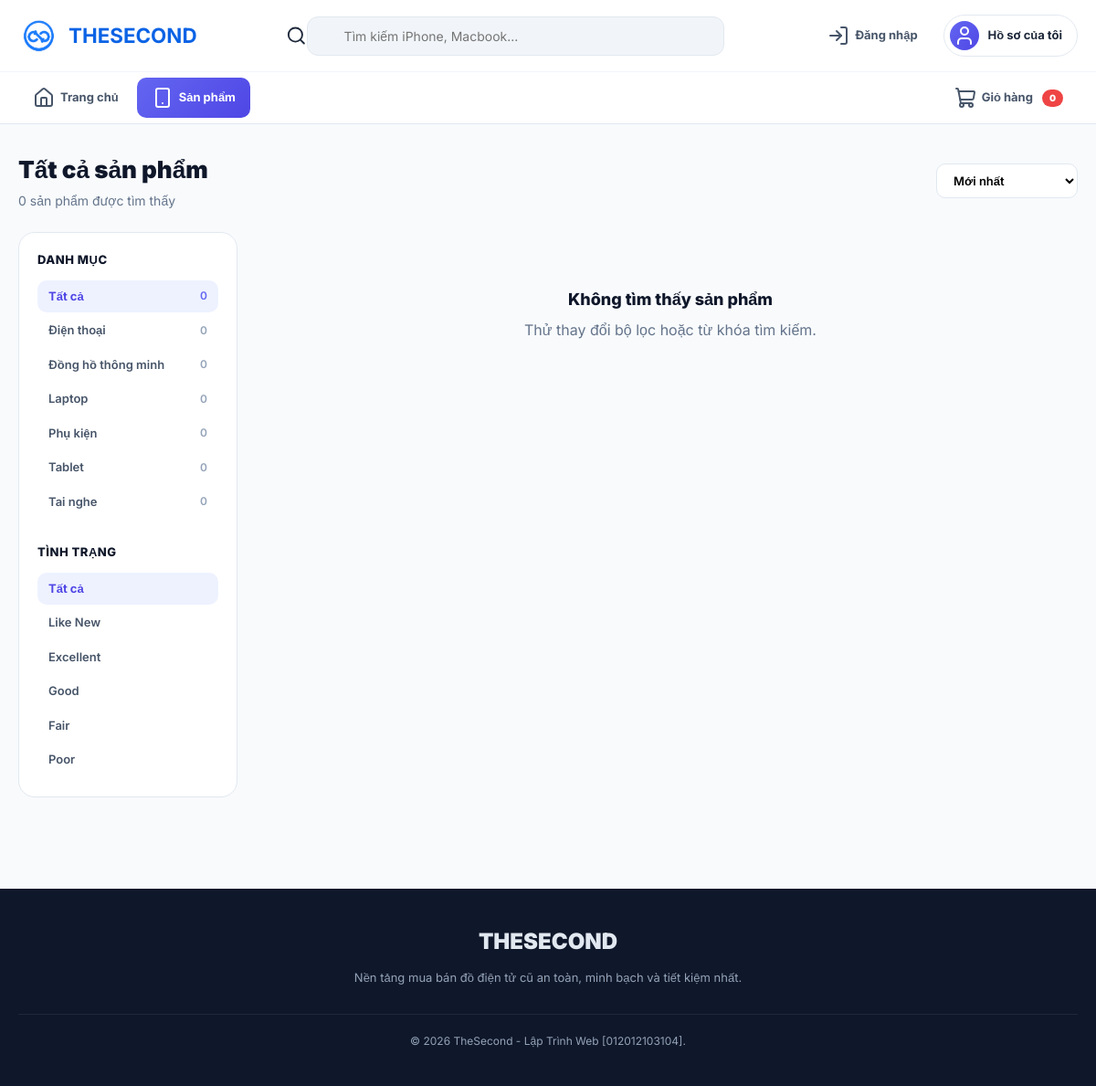
The page /user/see_all_pd.php on the database its author committed.
### tables this page shows
CREATE TABLE categories (
    id INT UNSIGNED AUTO_INCREMENT PRIMARY KEY,

    name VARCHAR(100) NOT NULL,

    slug VARCHAR(120) NOT NULL UNIQUE,

    description TEXT NULL,

    image VARCHAR(500) NULL,

    status ENUM('active', 'inactive') NOT NULL DEFAULT 'active',

    created_at TIMESTAMP DEFAULT CURRENT_TIMESTAMP,

    updated_at TIMESTAMP DEFAULT CURRENT_TIMESTAMP
        ON UPDATE CURRENT_TIMESTAMP
);

### user/see_all_pd.php (the view, shortened to what this page needs)
<?php
require_once __DIR__ . '/../api/config/database.php';
$isLoggedIn  = isset($_SESSION['user_id']);
$userName    = $_SESSION['user_name'] ?? '';
$userAvatar  = $_SESSION['user_avatar'] ?? '';
$cartCount   = 0;
$q            = trim($_GET['q'] ?? '');
$category_id  = isset($_GET['category']) ? (int)$_GET['category'] : 0;
$condition    = $_GET['condition'] ?? '';
$sort         = $_GET['sort'] ?? 'newest';
$page         = max(1, (int)($_GET['page'] ?? 1));
$limit        = 12;
$offset       = ($page - 1) * $limit;
$orderBy = 'p.id DESC';
switch ($sort) {
    default:           $orderBy = 'p.id DESC';
}
$where  = ["p.status = 'available'"];
$params = [];
$whereSql = implode(' AND ', $where);
$countSql = "
    SELECT COUNT(*)
    FROM products p
    LEFT JOIN categories c ON p.category_id = c.id
    WHERE $whereSql
";
$stmtCount = $pdo->prepare($countSql);
$stmtCount->execute($params);
$totalItems = (int)$stmtCount->fetchColumn();
$sql = "
    SELECT
        p.id,
        p.name,
        p.price,
        p.condition_type,
        p.stock,
        c.name AS category_name,
        pi.image_url
    FROM products p
    LEFT JOIN categories c ON p.category_id = c.id
    LEFT JOIN product_images pi ON p.id = pi.product_id AND pi.is_primary = 1
    WHERE $whereSql
    ORDER BY $orderBy
    LIMIT $limit OFFSET $offset
";
$stmt = $pdo->prepare($sql);
$stmt->execute($params);
$products = $stmt->fetchAll(PDO::FETCH_ASSOC);
$catSql = "
    SELECT c.id, c.name, COUNT(p.id) AS total
    FROM categories c
    LEFT JOIN products p ON p.category_id = c.id AND p.status = 'available'
    GROUP BY c.id, c.name
    ORDER BY c.name
";
$categories = $pdo->query($catSql)->fetchAll(PDO::FETCH_ASSOC);
$totalAll = $pdo->query("SELECT COUNT(*) FROM products WHERE status = 'available'")->fetchColumn();
$nhanTinhTrang = [
    'like_new'  => 'Like New',
    'excellent' => 'Excellent',
    'good'      => 'Good',
    'fair'      => 'Fair',
    'poor'      => 'Poor'
];
?>
<!DOCTYPE html>
<html lang="vi">
<head>
    <link rel="stylesheet" href="../assets/css/styles.css">
</head>
<body>
<header class="main-header">
    <div class="header-inner">
        <a href="index.php" class="logo-brand">
            <div class="logo_image">
                <img src="../user/logo/logot2.png" alt="TheSecond">
            </div>
            <div class="logo-title" style="color: #0B63E5;">TheSecond</div>
        </a>
<form class="header-search" action="see_all_pd.php" method="GET">
    <i data-lucide="search"></i>
    <input
        type="text"
        name="q"
        placeholder="Tìm kiếm iPhone, Macbook..."
        value="<?= isset($_GET['q']) ? htmlspecialchars($_GET['q']) : '' ?>"
    >
</form>
        <div class="user-controls">
            <?php if ($isLoggedIn): ?>
                <a href="profile.php" class="user-chip">
                    <div class="user-avatar">
                        <?php if (!empty($userAvatar)): ?>
                            <img src="<?= htmlspecialchars($userAvatar) ?>" alt="avatar"
                                 style="width:100%; height:100%; border-radius:50%; object-fit:cover;">
                        <?php else: ?>
                            <i data-lucide="user"></i>
                        <?php endif; ?>
                    </div>
                    <span><?= htmlspecialchars($userName) ?></span>
                </a>
            <?php else: ?>
                <a href="auth.html" class="nav-link login-link">
                    <i data-lucide="log-in"></i>
                    Đăng nhập
                </a>
                <a href="#" class="user-chip" onclick="alert('Bạn cần đăng nhập để xem hồ sơ'); return false;">
                    <div class="user-avatar">
                        <i data-lucide="user"></i>
                    </div>
                    <span>Hồ sơ của tôi</span>
                </a>
            <?php endif; ?>
        </div>
    </div>
    <div class="header-nav-bar">
        <div class="header-nav-bar-inner">
            <nav class="main-nav">
                <a href="index.php" class="nav-link">
                    <i data-lucide="home"></i>
                    Trang chủ
                </a>
                <a href="see_all_pd.php" class="nav-link active">
                    <i data-lucide="smartphone"></i>
                    Sản phẩm
                </a>
            </nav>
            <div class="user-controls">
                <?php if ($isLoggedIn): ?>
                    <a href="cart.php" class="nav-link">
                        <i data-lucide="shopping-cart"></i>
                        Giỏ hàng
                        <span class="cart-count"><?= $cartCount ?? 0 ?></span>
                    </a>
                <?php else: ?>
                    <a href="#" class="nav-link" onclick="alert('Bạn cần đăng nhập để xem giỏ hàng'); return false;">
                        <i data-lucide="shopping-cart"></i>
                        Giỏ hàng
                        <span class="cart-count">0</span>
                    </a>
                <?php endif; ?>
            </div>
        </div>
    </div>
</header>
<main class="main-content">
    <div class="page-header">
        <div>
            <h1 class="page-title">Tất cả sản phẩm</h1>
            <p class="page-sub"><?= $totalItems ?> sản phẩm được tìm thấy</p>
        </div>
        <div class="page-tools">
            <form method="GET" id="sortForm">
                <select name="sort" onchange="this.form.submit()">
                    <option value="mac_dinh" <?= $sort==='mac_dinh'?'selected':'' ?>>Mới nhất</option>
                </select>
            </form>
        </div>
    </div>
    <div class="shop-layout">
        <aside class="sidebar-filter">
            <div class="filter-group">
                <div class="filter-title">Danh mục</div>
                <ul class="filter-list">
                    <li>
                        <a href="?<?= http_build_query(array_filter(['q'=>$q,'condition'=>$condition,'sort'=>$sort])) ?>"
                           class="filter-item <?= $category_id===0?'active':'' ?>">
                            <span>Tất cả</span>
                            <span class="filter-count"><?= $totalAll ?></span>
                        </a>
                    </li>
                    <?php foreach ($categories as $cat): ?>
                        <li>
                            <a href="?<?= http_build_query(array_filter([
                                'q' => $q,
                                'category' => $cat['id'],
                                'condition' => $condition,
                                'sort' => $sort
                            ])) ?>"
                               class="filter-item <?= $category_id==$cat['id']?'active':'' ?>">
                                <span><?= htmlspecialchars($cat['name']) ?></span>
                                <span class="filter-count"><?= $cat['total'] ?></span>
                            </a>
                        </li>
                    <?php endforeach; ?>
                </ul>
            </div>
            <div class="filter-group">
                <div class="filter-title">Tình trạng</div>
                <ul class="filter-list">
                    <li>
                        <a href="?<?= http_build_query(array_filter(['q'=>$q,'category'=>$category_id,'sort'=>$sort])) ?>"
                           class="filter-item <?= $condition===''?'active':'' ?>">
                            <span>Tất cả</span>
                        </a>
                    </li>
                    <?php foreach ($nhanTinhTrang as $key => $label): ?>
                        <li>
                            <a href="?<?= http_build_query(array_filter([
                                'q' => $q,
                                'category' => $category_id,
                                'condition' => $key,
                                'sort' => $sort
                            ])) ?>"
                               class="filter-item <?= $condition===$key?'active':'' ?>">
                                <span><?= $label ?></span>
                            </a>
                        </li>
                    <?php endforeach; ?>
                </ul>
            </div>
        </aside>
        <div>
            <div class="product-grid">
                <?php if (empty($products)): ?>
                    <div class="empty-state">
                        <h3>Không tìm thấy sản phẩm</h3>
                        <p>Thử thay đổi bộ lọc hoặc từ khóa tìm kiếm.</p>
                    </div>
                <?php endif; ?>
            </div>
        </div>
    </div>
</main>
<footer style="background:#0f172a;color:#94a3b8;padding:40px 20px;margin-top:40px;">
    <div style="max-width:1280px;margin:0 auto;text-align:center;">
        <div style="font-size:24px;font-weight:900;color:#e2e8f0;margin-bottom:12px;">THESECOND</div>
        <p style="font-size:13px;margin-bottom:24px;">Nền tảng mua bán đồ điện tử cũ an toàn, minh bạch và tiết kiệm nhất.</p>
        <div style="margin-top:30px;font-size:12px;border-top:1px solid #1e293b;padding-top:20px;">
            © 2026 TheSecond - Lập Trình Web [012012103104].
        </div>
    </div>
</footer>
</body>
</html>

### assets/css/styles.css (style rules this page uses)
*, *::before, *::after { box-sizing: border-box; margin: 0; padding: 0; }
body { font-family: 'Inter', sans-serif; background: #f8fafc; color: #1e293b; line-height: 1.5; min-height: 100vh; display: flex; flex-direction: column; -webkit-font-smoothing: antialiased; }
a { text-decoration: none; color: inherit; cursor: pointer; }
input, select, textarea { font-family: inherit; outline: none; }
.main-content { max-width: 1280px; width: 100%; margin: 0 auto; padding: 30px 20px 60px; flex: 1; }
.main-header { background: rgba(255,255,255,0.95); backdrop-filter: blur(10px); border-bottom: 1px solid #e2e8f0; position: sticky; top: 0; z-index: 100; }
.header-inner { max-width: 1280px; margin: 0 auto; padding: 16px 20px; display: flex; align-items: center; justify-content: space-between; gap: 20px; }
.logo-brand { display: flex; align-items: center; gap: 10px; }
.logo-title { font-size: 18px; font-weight: 900; color: #0f172a; text-transform: uppercase; }
.header-search { flex: 1; max-width: 480px; position: relative; display: flex; align-items: center; }
.header-search input { width: 100%; padding: 12px 16px 12px 40px; border: 1.5px solid #e2e8f0; border-radius: 12px; background: #f1f5f9; font-size: 14px; transition: 0.2s; }
.header-nav-bar { border-top: 1px solid #f1f5f9; background: #fff; }
.header-nav-bar-inner { max-width: 1280px; margin: 0 auto; padding: 0 20px; display: flex; align-items: center; justify-content: space-between; }
.main-nav { display: flex; align-items: center; gap: 4px; padding: 6px 0; overflow-x: auto; }
.nav-link { display: flex; align-items: center; gap: 6px; padding: 10px 16px; border-radius: 10px; font-size: 13px; font-weight: 700; color: #475569; transition: all .2s; white-space: nowrap; }
.nav-link.active { background: linear-gradient(135deg, #6366f1, #4f46e5); color: #fff; }
.user-controls { display: flex; align-items: center; gap: 12px; }
.product-grid { display: grid; grid-template-columns: repeat(4, 1fr); gap: 20px; margin-bottom: 40px; }
.user-chip { display: inline-flex; align-items: center; gap: 10px; background: #ffffff; border: 1.5px solid #e2e8f0; padding: 6px 16px 6px 6px; border-radius: 99px; font-size: 13px; font-weight: 700; color: #1e293b; cursor: pointer; transition: all 0.2s ease; text-decoration: none; }
.user-avatar { width: 32px; height: 32px; background: linear-gradient(135deg, #6366f1, #4f46e5); border-radius: 50%; color: #ffffff; display: flex; align-items: center; justify-content: center; font-size: 14px; font-weight: 900; }
.logo-brand { display: flex; align-items: center; gap: 10px; text-decoration: none; }
.logo_image img { width: 45px; height: 45px; object-fit: contain; display: block; }
.logo-title { font-size: 1.4rem; font-weight: 700; color: #0B63E5; }
.cart-count { background: #ef4444; color: #fff; padding: 2px 8px; border-radius: 10px; font-size: 10px; font-weight: 900; margin-left: 4px; }

### rows shown on the page
categories: name "Điện thoại", total "0"
categories: name "Đồng hồ thông minh", total "0"
categories: name "Laptop", total "0"
categories: name "Phụ kiện", total "0"
categories: name "Tablet", total "0"
categories: name "Tai nghe", total "0"

### other values the page prints
$totalItems "0"
$totalAll "0"
$label "Like New"
$label "Excellent"
$label "Good"
$label "Fair"
$label "Poor"
